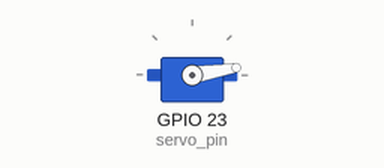
This program was run on a simulated Raspberry Pi (BCM pin numbers). On the bench: servo. Servo angles are drawn from the pulse width (0.5 ms = 0°, 2.5 ms = 180°). At 9.0 s the program stops and its outputs stay as they are.

Above: at 0.05 s.
At 1.5 s:
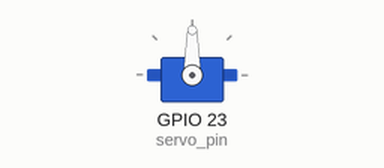
At 3.0 s:
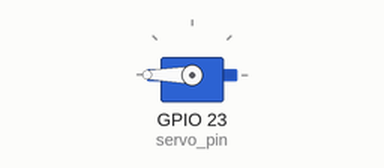
Timing chart, 0 to 6.9 s (numbered marks = the images above):
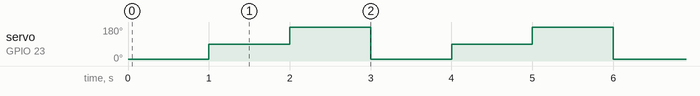

The program:

servo_test1.py
```python
### 【 라즈이노 IoT 】
### (실습 2-1) 서보모터 각도 조절해 보기 (0도, 90도, 180도 조절하기)
### 학습 자료 제공 페이지 : Rasino.tistory.com/341
# 서보는 PWM을 20ms(50hz) 주기로 동작시키고 펄스 폭(duty)만 조절해 위치(각도)를 조절함.
# 여기서 duty는 1주기 동안 High를 유지하는 기간이며,
# 20ms 주기에 100% 면 20ms가 되는 것이고 10% 면 2ms 5% 면 1ms가 됨.
# 펄스 폭은 1ms 일때 0도 2ms 일때 180도, 중간값 1.5ms 일때 90도로 이동함.
# 단, 저렴한 서보는 3%~12%(0도~180도)의 동작 특성을 가짐.
# 만약 모터가 떨린다면, 이 범위를 벗어났기 때문이며, 0도에서 떨린다면
# 3%값에서 조금 올려주고, 180도에서 떨린다면 12%에서 값을 조금 내려주면 됨.
import RPi.GPIO as GPIO
import time
servo_pin = 23
GPIO.setmode(GPIO.BCM)
GPIO.setup(servo_pin, GPIO.OUT)
pwm = GPIO.PWM(servo_pin, 50)  # 50Hz (서보모터 PWM 동작을 위한 주파수)
pwm.start(3.0) #서보의 0도 위치(0.6ms)이동:값 3.0은 pwm주기인 20ms의 3%를 의미하므로,0.6ms됨.

for cnt in range(0, 3) :       # 0부터 3미만까지(3번) for문의 내용을 반복
    pwm.ChangeDutyCycle(3.0)   # 서보모터를 0도로 회전(이동)
    time.sleep(1.0)            # 서보 모터가 이동할 시간을 줌
    pwm.ChangeDutyCycle(7.5)  # 서보 모터를 90도로 회전(이동)
    time.sleep(1.0)            # 서보 모터가 이동할 시간을 줌
    pwm.ChangeDutyCycle(12.5)  # 서보 모터를 180도로 회전(이동)
    time.sleep(1.0)            # 서보 모터가 이동할 시간을 줌

pwm.ChangeDutyCycle(0.0)

pwm.stop()
GPIO.cleanup()
```

Measured:
- by itself, servo on GPIO 23 (servo_pin): repeats every 3.0 s: 180° 1.0 s, 9° 1.0 s, 90° 1.0 s
